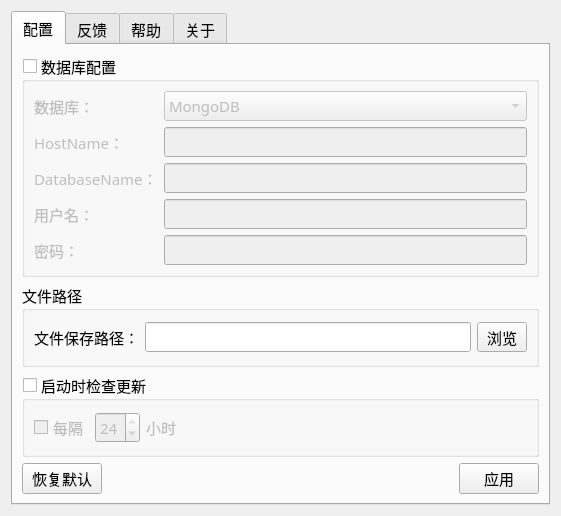
<?xml version="1.0" encoding="UTF-8"?>
<ui version="4.0">
 <class>settings</class>
 <widget class="QWidget" name="settings">
  <property name="geometry">
   <rect>
    <x>0</x>
    <y>0</y>
    <width>561</width>
    <height>516</height>
   </rect>
  </property>
  <property name="windowTitle">
   <string>设置</string>
  </property>
  <layout class="QGridLayout" name="gridLayout">
   <item row="0" column="1">
    <widget class="QTabWidget" name="tabWidget">
     <property name="font">
      <font>
       <family>Agency FB</family>
       <pointsize>11</pointsize>
       <weight>50</weight>
       <bold>false</bold>
      </font>
     </property>
     <property name="currentIndex">
      <number>0</number>
     </property>
     <widget class="QWidget" name="tab">
      <attribute name="title">
       <string>配置</string>
      </attribute>
      <layout class="QGridLayout" name="gridLayout_10">
       <item row="1" column="0">
        <layout class="QHBoxLayout" name="horizontalLayout_7">
         <item>
          <widget class="QPushButton" name="reset">
           <property name="text">
            <string>恢复默认</string>
           </property>
          </widget>
         </item>
         <item>
          <spacer name="horizontalSpacer">
           <property name="orientation">
            <enum>Qt::Horizontal</enum>
           </property>
           <property name="sizeHint" stdset="0">
            <size>
             <width>40</width>
             <height>20</height>
            </size>
           </property>
          </spacer>
         </item>
         <item>
          <widget class="QPushButton" name="apply">
           <property name="text">
            <string>应用</string>
           </property>
          </widget>
         </item>
        </layout>
       </item>
       <item row="0" column="0">
        <layout class="QVBoxLayout" name="verticalLayout_2">
         <item>
          <widget class="QGroupBox" name="groupDB">
           <property name="title">
            <string>数据库配置</string>
           </property>
           <property name="checkable">
            <bool>true</bool>
           </property>
           <property name="checked">
            <bool>false</bool>
           </property>
           <layout class="QGridLayout" name="gridLayout_2">
            <item row="0" column="0">
             <layout class="QHBoxLayout" name="horizontalLayout">
              <item>
               <layout class="QVBoxLayout" name="verticalLayout_6">
                <item>
                 <widget class="QLabel" name="label">
                  <property name="text">
                   <string>数据库：</string>
                  </property>
                 </widget>
                </item>
                <item>
                 <widget class="QLabel" name="label_9">
                  <property name="font">
                   <font>
                    <family>Bahnschrift Light</family>
                   </font>
                  </property>
                  <property name="text">
                   <string>HostName：</string>
                  </property>
                 </widget>
                </item>
                <item>
                 <widget class="QLabel" name="label_10">
                  <property name="font">
                   <font>
                    <family>Bahnschrift Light</family>
                   </font>
                  </property>
                  <property name="text">
                   <string>DatabaseName：</string>
                  </property>
                 </widget>
                </item>
                <item>
                 <widget class="QLabel" name="label_4">
                  <property name="text">
                   <string>用户名：</string>
                  </property>
                 </widget>
                </item>
                <item>
                 <widget class="QLabel" name="label_5">
                  <property name="text">
                   <string>密码：</string>
                  </property>
                 </widget>
                </item>
               </layout>
              </item>
              <item>
               <layout class="QVBoxLayout" name="verticalLayout_7">
                <item>
                 <widget class="QComboBox" name="databaseType">
                  <property name="font">
                   <font>
                    <family>Bahnschrift Light</family>
                   </font>
                  </property>
                  <item>
                   <property name="text">
                    <string>MongoDB</string>
                   </property>
                  </item>
                 </widget>
                </item>
                <item>
                 <widget class="QLineEdit" name="HostName"/>
                </item>
                <item>
                 <widget class="QLineEdit" name="DatabaseName"/>
                </item>
                <item>
                 <widget class="QLineEdit" name="userName"/>
                </item>
                <item>
                 <widget class="QLineEdit" name="password">
                  <property name="echoMode">
                   <enum>QLineEdit::Password</enum>
                  </property>
                 </widget>
                </item>
               </layout>
              </item>
             </layout>
            </item>
           </layout>
          </widget>
         </item>
         <item>
          <widget class="QGroupBox" name="groupFile">
           <property name="title">
            <string>文件路径</string>
           </property>
           <layout class="QGridLayout" name="gridLayout_6">
            <item row="0" column="0">
             <layout class="QHBoxLayout" name="horizontalLayout_2">
              <item>
               <widget class="QLabel" name="label_6">
                <property name="text">
                 <string>文件保存路径：</string>
                </property>
               </widget>
              </item>
              <item>
               <widget class="QLineEdit" name="filePath"/>
              </item>
              <item>
               <widget class="QToolButton" name="toolButton">
                <property name="minimumSize">
                 <size>
                  <width>50</width>
                  <height>20</height>
                 </size>
                </property>
                <property name="text">
                 <string>浏览</string>
                </property>
               </widget>
              </item>
             </layout>
            </item>
           </layout>
          </widget>
         </item>
         <item>
          <widget class="QGroupBox" name="groupUpdate">
           <property name="toolTip">
            <string>&lt;html&gt;&lt;head/&gt;&lt;body&gt;&lt;p&gt;萨达&lt;/p&gt;&lt;/body&gt;&lt;/html&gt;</string>
           </property>
           <property name="title">
            <string>启动时检查更新</string>
           </property>
           <property name="checkable">
            <bool>true</bool>
           </property>
           <property name="checked">
            <bool>false</bool>
           </property>
           <layout class="QGridLayout" name="gridLayout_3">
            <item row="0" column="0">
             <layout class="QHBoxLayout" name="horizontalLayout_4">
              <item>
               <widget class="QCheckBox" name="checkBox">
                <property name="text">
                 <string>每隔</string>
                </property>
               </widget>
              </item>
              <item>
               <widget class="QSpinBox" name="spinBox">
                <property name="font">
                 <font>
                  <family>Bahnschrift SemiLight</family>
                 </font>
                </property>
                <property name="maximum">
                 <number>24</number>
                </property>
                <property name="value">
                 <number>24</number>
                </property>
               </widget>
              </item>
              <item>
               <widget class="QLabel" name="label_2">
                <property name="text">
                 <string>小时</string>
                </property>
               </widget>
              </item>
              <item>
               <spacer name="horizontalSpacer_2">
                <property name="orientation">
                 <enum>Qt::Horizontal</enum>
                </property>
                <property name="sizeHint" stdset="0">
                 <size>
                  <width>40</width>
                  <height>20</height>
                 </size>
                </property>
               </spacer>
              </item>
             </layout>
            </item>
           </layout>
          </widget>
         </item>
        </layout>
       </item>
      </layout>
     </widget>
     <widget class="QWidget" name="tab_2">
      <attribute name="title">
       <string>反馈</string>
      </attribute>
      <layout class="QGridLayout" name="gridLayout_5">
       <item row="0" column="0">
        <layout class="QVBoxLayout" name="verticalLayout">
         <item>
          <widget class="QTextEdit" name="Feedback">
           <property name="html">
            <string>&lt;!DOCTYPE HTML PUBLIC &quot;-//W3C//DTD HTML 4.0//EN&quot; &quot;http://www.w3.org/TR/REC-html40/strict.dtd&quot;&gt;
&lt;html&gt;&lt;head&gt;&lt;meta name=&quot;qrichtext&quot; content=&quot;1&quot; /&gt;&lt;style type=&quot;text/css&quot;&gt;
p, li { white-space: pre-wrap; }
&lt;/style&gt;&lt;/head&gt;&lt;body style=&quot; font-family:'Agency FB'; font-size:11pt; font-weight:400; font-style:normal;&quot;&gt;
&lt;p style=&quot; margin-top:0px; margin-bottom:0px; margin-left:0px; margin-right:0px; -qt-block-indent:0; text-indent:0px;&quot;&gt;请输入反馈信息：&lt;/p&gt;&lt;/body&gt;&lt;/html&gt;</string>
           </property>
          </widget>
         </item>
         <item>
          <layout class="QHBoxLayout" name="horizontalLayout_8">
           <item>
            <widget class="QLabel" name="label_7">
             <property name="font">
              <font>
               <pointsize>10</pointsize>
              </font>
             </property>
             <property name="text">
              <string>如果想要更好的获得更新信息，请备注您的联系方式！</string>
             </property>
            </widget>
           </item>
           <item>
            <widget class="QPushButton" name="submit">
             <property name="text">
              <string>反馈</string>
             </property>
            </widget>
           </item>
          </layout>
         </item>
        </layout>
       </item>
      </layout>
     </widget>
     <widget class="QWidget" name="tab_5">
      <attribute name="title">
       <string>帮助</string>
      </attribute>
      <layout class="QGridLayout" name="gridLayout_4">
       <item row="0" column="0">
        <widget class="QTextBrowser" name="textBrowser_2">
         <property name="font">
          <font>
           <family>Bahnschrift SemiLight</family>
          </font>
         </property>
         <property name="html">
          <string>&lt;!DOCTYPE HTML PUBLIC &quot;-//W3C//DTD HTML 4.0//EN&quot; &quot;http://www.w3.org/TR/REC-html40/strict.dtd&quot;&gt;
&lt;html&gt;&lt;head&gt;&lt;meta name=&quot;qrichtext&quot; content=&quot;1&quot; /&gt;&lt;style type=&quot;text/css&quot;&gt;
p, li { white-space: pre-wrap; }
&lt;/style&gt;&lt;/head&gt;&lt;body style=&quot; font-family:'Bahnschrift SemiLight'; font-size:11pt; font-weight:400; font-style:normal;&quot;&gt;
&lt;p style=&quot; margin-top:0px; margin-bottom:0px; margin-left:0px; margin-right:0px; -qt-block-indent:0; text-indent:0px;&quot;&gt;使用说明： &lt;/p&gt;
&lt;p style=&quot;-qt-paragraph-type:empty; margin-top:0px; margin-bottom:0px; margin-left:0px; margin-right:0px; -qt-block-indent:0; text-indent:0px;&quot;&gt;&lt;br /&gt;&lt;/p&gt;
&lt;p style=&quot; margin-top:0px; margin-bottom:0px; margin-left:0px; margin-right:0px; -qt-block-indent:0; text-indent:0px;&quot;&gt;1. 文字识别 &lt;/p&gt;
&lt;p style=&quot;-qt-paragraph-type:empty; margin-top:0px; margin-bottom:0px; margin-left:0px; margin-right:0px; -qt-block-indent:0; text-indent:0px;&quot;&gt;&lt;br /&gt;&lt;/p&gt;
&lt;p style=&quot; margin-top:0px; margin-bottom:0px; margin-left:0px; margin-right:0px; -qt-block-indent:0; text-indent:0px;&quot;&gt;按下快捷键-按下鼠标左键-移动鼠标-画出矩形区域-松开鼠标 &lt;/p&gt;
&lt;p style=&quot;-qt-paragraph-type:empty; margin-top:0px; margin-bottom:0px; margin-left:0px; margin-right:0px; -qt-block-indent:0; text-indent:0px;&quot;&gt;&lt;br /&gt;&lt;/p&gt;
&lt;p style=&quot; margin-top:0px; margin-bottom:0px; margin-left:0px; margin-right:0px; -qt-block-indent:0; text-indent:0px;&quot;&gt;2. 截图到粘贴板 &lt;/p&gt;
&lt;p style=&quot;-qt-paragraph-type:empty; margin-top:0px; margin-bottom:0px; margin-left:0px; margin-right:0px; -qt-block-indent:0; text-indent:0px;&quot;&gt;&lt;br /&gt;&lt;/p&gt;
&lt;p style=&quot; margin-top:0px; margin-bottom:0px; margin-left:0px; margin-right:0px; -qt-block-indent:0; text-indent:0px;&quot;&gt;按下快捷键-鼠标左键按下-画出矩形区域（鼠标按住）-按下空格键 &lt;/p&gt;
&lt;p style=&quot;-qt-paragraph-type:empty; margin-top:0px; margin-bottom:0px; margin-left:0px; margin-right:0px; -qt-block-indent:0; text-indent:0px;&quot;&gt;&lt;br /&gt;&lt;/p&gt;
&lt;p style=&quot; margin-top:0px; margin-bottom:0px; margin-left:0px; margin-right:0px; -qt-block-indent:0; text-indent:0px;&quot;&gt;3.截图自动保存 &lt;/p&gt;
&lt;p style=&quot;-qt-paragraph-type:empty; margin-top:0px; margin-bottom:0px; margin-left:0px; margin-right:0px; -qt-block-indent:0; text-indent:0px;&quot;&gt;&lt;br /&gt;&lt;/p&gt;
&lt;p style=&quot; margin-top:0px; margin-bottom:0px; margin-left:0px; margin-right:0px; -qt-block-indent:0; text-indent:0px;&quot;&gt;按下快捷键-鼠标左键按下-画出矩形区域（鼠标按住）-按下A键 &lt;/p&gt;
&lt;p style=&quot;-qt-paragraph-type:empty; margin-top:0px; margin-bottom:0px; margin-left:0px; margin-right:0px; -qt-block-indent:0; text-indent:0px;&quot;&gt;&lt;br /&gt;&lt;/p&gt;
&lt;p style=&quot; margin-top:0px; margin-bottom:0px; margin-left:0px; margin-right:0px; -qt-block-indent:0; text-indent:0px;&quot;&gt;4.截图另存为 &lt;/p&gt;
&lt;p style=&quot;-qt-paragraph-type:empty; margin-top:0px; margin-bottom:0px; margin-left:0px; margin-right:0px; -qt-block-indent:0; text-indent:0px;&quot;&gt;&lt;br /&gt;&lt;/p&gt;
&lt;p style=&quot; margin-top:0px; margin-bottom:0px; margin-left:0px; margin-right:0px; -qt-block-indent:0; text-indent:0px;&quot;&gt;按下快捷键-鼠标左键按下-画出矩形区域（鼠标按住）-按下S键 &lt;/p&gt;
&lt;p style=&quot;-qt-paragraph-type:empty; margin-top:0px; margin-bottom:0px; margin-left:0px; margin-right:0px; -qt-block-indent:0; text-indent:0px;&quot;&gt;&lt;br /&gt;&lt;/p&gt;
&lt;p style=&quot; margin-top:0px; margin-bottom:0px; margin-left:0px; margin-right:0px; -qt-block-indent:0; text-indent:0px;&quot;&gt;5.识别后百度 &lt;/p&gt;
&lt;p style=&quot;-qt-paragraph-type:empty; margin-top:0px; margin-bottom:0px; margin-left:0px; margin-right:0px; -qt-block-indent:0; text-indent:0px;&quot;&gt;&lt;br /&gt;&lt;/p&gt;
&lt;p style=&quot; margin-top:0px; margin-bottom:0px; margin-left:0px; margin-right:0px; -qt-block-indent:0; text-indent:0px;&quot;&gt;按下快捷键-鼠标左键按下-画出矩形区域（鼠标按住）-按下B键 &lt;/p&gt;
&lt;p style=&quot;-qt-paragraph-type:empty; margin-top:0px; margin-bottom:0px; margin-left:0px; margin-right:0px; -qt-block-indent:0; text-indent:0px;&quot;&gt;&lt;br /&gt;&lt;/p&gt;
&lt;p style=&quot; margin-top:0px; margin-bottom:0px; margin-left:0px; margin-right:0px; -qt-block-indent:0; text-indent:0px;&quot;&gt;6.识别后分割文本 &lt;/p&gt;
&lt;p style=&quot;-qt-paragraph-type:empty; margin-top:0px; margin-bottom:0px; margin-left:0px; margin-right:0px; -qt-block-indent:0; text-indent:0px;&quot;&gt;&lt;br /&gt;&lt;/p&gt;
&lt;p style=&quot; margin-top:0px; margin-bottom:0px; margin-left:0px; margin-right:0px; -qt-block-indent:0; text-indent:0px;&quot;&gt;按下快捷键-鼠标左键按下-画出矩形区域（鼠标按住）-按下数字键1键 &lt;/p&gt;
&lt;p style=&quot;-qt-paragraph-type:empty; margin-top:0px; margin-bottom:0px; margin-left:0px; margin-right:0px; -qt-block-indent:0; text-indent:0px;&quot;&gt;&lt;br /&gt;&lt;/p&gt;
&lt;p style=&quot; margin-top:0px; margin-bottom:0px; margin-left:0px; margin-right:0px; -qt-block-indent:0; text-indent:0px;&quot;&gt;7.识别后合并文本 &lt;/p&gt;
&lt;p style=&quot;-qt-paragraph-type:empty; margin-top:0px; margin-bottom:0px; margin-left:0px; margin-right:0px; -qt-block-indent:0; text-indent:0px;&quot;&gt;&lt;br /&gt;&lt;/p&gt;
&lt;p style=&quot; margin-top:0px; margin-bottom:0px; margin-left:0px; margin-right:0px; -qt-block-indent:0; text-indent:0px;&quot;&gt;按下快捷键-鼠标左键按下-画出矩形区域（鼠标按住）-按下数字键2键 &lt;/p&gt;
&lt;p style=&quot;-qt-paragraph-type:empty; margin-top:0px; margin-bottom:0px; margin-left:0px; margin-right:0px; -qt-block-indent:0; text-indent:0px;&quot;&gt;&lt;br /&gt;&lt;/p&gt;
&lt;p style=&quot; margin-top:0px; margin-bottom:0px; margin-left:0px; margin-right:0px; -qt-block-indent:0; text-indent:0px;&quot;&gt;8.贴图功能 &lt;/p&gt;
&lt;p style=&quot;-qt-paragraph-type:empty; margin-top:0px; margin-bottom:0px; margin-left:0px; margin-right:0px; -qt-block-indent:0; text-indent:0px;&quot;&gt;&lt;br /&gt;&lt;/p&gt;
&lt;p style=&quot; margin-top:0px; margin-bottom:0px; margin-left:0px; margin-right:0px; -qt-block-indent:0; text-indent:0px;&quot;&gt;按下快捷键-鼠标左键按下-画出矩形区域（鼠标按住）-按下Q键 &lt;/p&gt;
&lt;p style=&quot;-qt-paragraph-type:empty; margin-top:0px; margin-bottom:0px; margin-left:0px; margin-right:0px; -qt-block-indent:0; text-indent:0px;&quot;&gt;&lt;br /&gt;&lt;/p&gt;
&lt;p style=&quot; margin-top:0px; margin-bottom:0px; margin-left:0px; margin-right:0px; -qt-block-indent:0; text-indent:0px;&quot;&gt;9.屏幕取色器 &lt;/p&gt;
&lt;p style=&quot;-qt-paragraph-type:empty; margin-top:0px; margin-bottom:0px; margin-left:0px; margin-right:0px; -qt-block-indent:0; text-indent:0px;&quot;&gt;&lt;br /&gt;&lt;/p&gt;
&lt;p style=&quot; margin-top:0px; margin-bottom:0px; margin-left:0px; margin-right:0px; -qt-block-indent:0; text-indent:0px;&quot;&gt;按下快捷键-按下C键-拾取颜色-松开鼠标 &lt;/p&gt;
&lt;p style=&quot;-qt-paragraph-type:empty; margin-top:0px; margin-bottom:0px; margin-left:0px; margin-right:0px; -qt-block-indent:0; text-indent:0px;&quot;&gt;&lt;br /&gt;&lt;/p&gt;
&lt;p style=&quot; margin-top:0px; margin-bottom:0px; margin-left:0px; margin-right:0px; -qt-block-indent:0; text-indent:0px;&quot;&gt;10.高级截图功能 &lt;/p&gt;
&lt;p style=&quot;-qt-paragraph-type:empty; margin-top:0px; margin-bottom:0px; margin-left:0px; margin-right:0px; -qt-block-indent:0; text-indent:0px;&quot;&gt;&lt;br /&gt;&lt;/p&gt;
&lt;p style=&quot; margin-top:0px; margin-bottom:0px; margin-left:0px; margin-right:0px; -qt-block-indent:0; text-indent:0px;&quot;&gt;按下快捷键-按下E键-进行截图编辑 &lt;/p&gt;
&lt;p style=&quot;-qt-paragraph-type:empty; margin-top:0px; margin-bottom:0px; margin-left:0px; margin-right:0px; -qt-block-indent:0; text-indent:0px;&quot;&gt;&lt;br /&gt;&lt;/p&gt;
&lt;p style=&quot; margin-top:0px; margin-bottom:0px; margin-left:0px; margin-right:0px; -qt-block-indent:0; text-indent:0px;&quot;&gt;11.多选区识别 &lt;/p&gt;
&lt;p style=&quot;-qt-paragraph-type:empty; margin-top:0px; margin-bottom:0px; margin-left:0px; margin-right:0px; -qt-block-indent:0; text-indent:0px;&quot;&gt;&lt;br /&gt;&lt;/p&gt;
&lt;p style=&quot; margin-top:0px; margin-bottom:0px; margin-left:0px; margin-right:0px; -qt-block-indent:0; text-indent:0px;&quot;&gt;按下快捷键-按下Tab键-选择区域-鼠标双击选中区域 &lt;/p&gt;
&lt;p style=&quot;-qt-paragraph-type:empty; margin-top:0px; margin-bottom:0px; margin-left:0px; margin-right:0px; -qt-block-indent:0; text-indent:0px;&quot;&gt;&lt;br /&gt;&lt;/p&gt;
&lt;p style=&quot; margin-top:0px; margin-bottom:0px; margin-left:0px; margin-right:0px; -qt-block-indent:0; text-indent:0px;&quot;&gt;12.多选区截图 &lt;/p&gt;
&lt;p style=&quot;-qt-paragraph-type:empty; margin-top:0px; margin-bottom:0px; margin-left:0px; margin-right:0px; -qt-block-indent:0; text-indent:0px;&quot;&gt;&lt;br /&gt;&lt;/p&gt;
&lt;p style=&quot; margin-top:0px; margin-bottom:0px; margin-left:0px; margin-right:0px; -qt-block-indent:0; text-indent:0px;&quot;&gt;按下快捷键-按下Tab键-画区域-按下A键保存 &lt;/p&gt;&lt;/body&gt;&lt;/html&gt;</string>
         </property>
        </widget>
       </item>
      </layout>
     </widget>
     <widget class="QWidget" name="tab_3">
      <attribute name="title">
       <string>关于</string>
      </attribute>
      <layout class="QGridLayout" name="gridLayout_9">
       <item row="0" column="0">
        <layout class="QVBoxLayout" name="verticalLayout_5" stretch="2,3">
         <item>
          <widget class="QGroupBox" name="groupSoft">
           <property name="title">
            <string>软件信息</string>
           </property>
           <layout class="QGridLayout" name="gridLayout_8">
            <item row="0" column="0">
             <layout class="QHBoxLayout" name="horizontalLayout_3" stretch="1,3">
              <item>
               <layout class="QVBoxLayout" name="verticalLayout_4">
                <item>
                 <widget class="QLabel" name="label_8">
                  <property name="minimumSize">
                   <size>
                    <width>100</width>
                    <height>100</height>
                   </size>
                  </property>
                  <property name="styleSheet">
                   <string notr="true">gridline-color: qlineargradient(spread:pad, x1:0, y1:0, x2:1, y2:0, stop:0 rgba(0, 0, 0, 255), stop:1 rgba(255, 255, 255, 255));
image: url(:/images/ITBoy.png);</string>
                  </property>
                  <property name="frameShape">
                   <enum>QFrame::Box</enum>
                  </property>
                  <property name="frameShadow">
                   <enum>QFrame::Raised</enum>
                  </property>
                  <property name="lineWidth">
                   <number>3</number>
                  </property>
                  <property name="midLineWidth">
                   <number>3</number>
                  </property>
                  <property name="text">
                   <string/>
                  </property>
                 </widget>
                </item>
               </layout>
              </item>
              <item>
               <widget class="QTextBrowser" name="textBrowser_3">
                <property name="font">
                 <font>
                  <family>Bahnschrift SemiLight</family>
                 </font>
                </property>
                <property name="html">
                 <string>&lt;!DOCTYPE HTML PUBLIC &quot;-//W3C//DTD HTML 4.0//EN&quot; &quot;http://www.w3.org/TR/REC-html40/strict.dtd&quot;&gt;
&lt;html&gt;&lt;head&gt;&lt;meta name=&quot;qrichtext&quot; content=&quot;1&quot; /&gt;&lt;style type=&quot;text/css&quot;&gt;
p, li { white-space: pre-wrap; }
&lt;/style&gt;&lt;/head&gt;&lt;body style=&quot; font-family:'Bahnschrift SemiLight'; font-size:11pt; font-weight:400; font-style:normal;&quot;&gt;
&lt;p style=&quot; margin-top:0px; margin-bottom:0px; margin-left:0px; margin-right:0px; -qt-block-indent:0; text-indent:0px;&quot;&gt;当前版本：1.00&lt;/p&gt;
&lt;p style=&quot; margin-top:0px; margin-bottom:0px; margin-left:0px; margin-right:0px; -qt-block-indent:0; text-indent:0px;&quot;&gt;更新时间：2019-03-29&lt;/p&gt;
&lt;p style=&quot; margin-top:0px; margin-bottom:0px; margin-left:0px; margin-right:0px; -qt-block-indent:0; text-indent:0px;&quot;&gt;版权所有：花果山居士&lt;/p&gt;&lt;/body&gt;&lt;/html&gt;</string>
                </property>
               </widget>
              </item>
             </layout>
            </item>
           </layout>
          </widget>
         </item>
         <item>
          <widget class="QGroupBox" name="groupLog">
           <property name="title">
            <string>更新说明</string>
           </property>
           <layout class="QGridLayout" name="gridLayout_7">
            <item row="0" column="0">
             <widget class="QTextBrowser" name="textBrowser">
              <property name="font">
               <font>
                <family>Bahnschrift SemiLight</family>
                <pointsize>11</pointsize>
               </font>
              </property>
              <property name="html">
               <string>&lt;!DOCTYPE HTML PUBLIC &quot;-//W3C//DTD HTML 4.0//EN&quot; &quot;http://www.w3.org/TR/REC-html40/strict.dtd&quot;&gt;
&lt;html&gt;&lt;head&gt;&lt;meta name=&quot;qrichtext&quot; content=&quot;1&quot; /&gt;&lt;style type=&quot;text/css&quot;&gt;
p, li { white-space: pre-wrap; }
&lt;/style&gt;&lt;/head&gt;&lt;body style=&quot; font-family:'Bahnschrift SemiLight'; font-size:11pt; font-weight:400; font-style:normal;&quot;&gt;
&lt;p style=&quot; margin-top:0px; margin-bottom:0px; margin-left:0px; margin-right:0px; -qt-block-indent:0; text-indent:0px;&quot;&gt;3.8更新&lt;/p&gt;
&lt;p style=&quot;-qt-paragraph-type:empty; margin-top:0px; margin-bottom:0px; margin-left:0px; margin-right:0px; -qt-block-indent:0; text-indent:0px;&quot;&gt;&lt;br /&gt;&lt;/p&gt;
&lt;p style=&quot; margin-top:0px; margin-bottom:0px; margin-left:0px; margin-right:0px; -qt-block-indent:0; text-indent:0px;&quot;&gt;1.增加了反馈功能，大家可以把好的建议和想法反馈给我，有时间我就会更新。&lt;/p&gt;
&lt;p style=&quot;-qt-paragraph-type:empty; margin-top:0px; margin-bottom:0px; margin-left:0px; margin-right:0px; -qt-block-indent:0; text-indent:0px;&quot;&gt;&lt;br /&gt;&lt;/p&gt;
&lt;p style=&quot; margin-top:0px; margin-bottom:0px; margin-left:0px; margin-right:0px; -qt-block-indent:0; text-indent:0px;&quot;&gt;###&lt;/p&gt;
&lt;p style=&quot;-qt-paragraph-type:empty; margin-top:0px; margin-bottom:0px; margin-left:0px; margin-right:0px; -qt-block-indent:0; text-indent:0px;&quot;&gt;&lt;br /&gt;&lt;/p&gt;
&lt;p style=&quot; margin-top:0px; margin-bottom:0px; margin-left:0px; margin-right:0px; -qt-block-indent:0; text-indent:0px;&quot;&gt;3.7更新&lt;/p&gt;
&lt;p style=&quot;-qt-paragraph-type:empty; margin-top:0px; margin-bottom:0px; margin-left:0px; margin-right:0px; -qt-block-indent:0; text-indent:0px;&quot;&gt;&lt;br /&gt;&lt;/p&gt;
&lt;p style=&quot; margin-top:0px; margin-bottom:0px; margin-left:0px; margin-right:0px; -qt-block-indent:0; text-indent:0px;&quot;&gt;1.增加了打赏界面，有能力的可以赞助下。&lt;/p&gt;
&lt;p style=&quot;-qt-paragraph-type:empty; margin-top:0px; margin-bottom:0px; margin-left:0px; margin-right:0px; -qt-block-indent:0; text-indent:0px;&quot;&gt;&lt;br /&gt;&lt;/p&gt;
&lt;p style=&quot; margin-top:0px; margin-bottom:0px; margin-left:0px; margin-right:0px; -qt-block-indent:0; text-indent:0px;&quot;&gt;2.增加了说明界面，包括更新说明和使用说明。&lt;/p&gt;
&lt;p style=&quot;-qt-paragraph-type:empty; margin-top:0px; margin-bottom:0px; margin-left:0px; margin-right:0px; -qt-block-indent:0; text-indent:0px;&quot;&gt;&lt;br /&gt;&lt;/p&gt;
&lt;p style=&quot; margin-top:0px; margin-bottom:0px; margin-left:0px; margin-right:0px; -qt-block-indent:0; text-indent:0px;&quot;&gt;3.修复文本复制问题，复制有格式文本时无需再按ctrl。&lt;/p&gt;
&lt;p style=&quot;-qt-paragraph-type:empty; margin-top:0px; margin-bottom:0px; margin-left:0px; margin-right:0px; -qt-block-indent:0; text-indent:0px;&quot;&gt;&lt;br /&gt;&lt;/p&gt;
&lt;p style=&quot; margin-top:0px; margin-bottom:0px; margin-left:0px; margin-right:0px; -qt-block-indent:0; text-indent:0px;&quot;&gt;4.修复复制段落产生多余空行。&lt;/p&gt;
&lt;p style=&quot;-qt-paragraph-type:empty; margin-top:0px; margin-bottom:0px; margin-left:0px; margin-right:0px; -qt-block-indent:0; text-indent:0px;&quot;&gt;&lt;br /&gt;&lt;/p&gt;
&lt;p style=&quot; margin-top:0px; margin-bottom:0px; margin-left:0px; margin-right:0px; -qt-block-indent:0; text-indent:0px;&quot;&gt;5.修复左对齐、两端对齐，文本自动删除样式。&lt;/p&gt;&lt;/body&gt;&lt;/html&gt;</string>
              </property>
             </widget>
            </item>
           </layout>
          </widget>
         </item>
        </layout>
       </item>
      </layout>
     </widget>
    </widget>
   </item>
  </layout>
 </widget>
 <resources>
  <include location="images.qrc"/>
 </resources>
 <connections/>
</ui>
